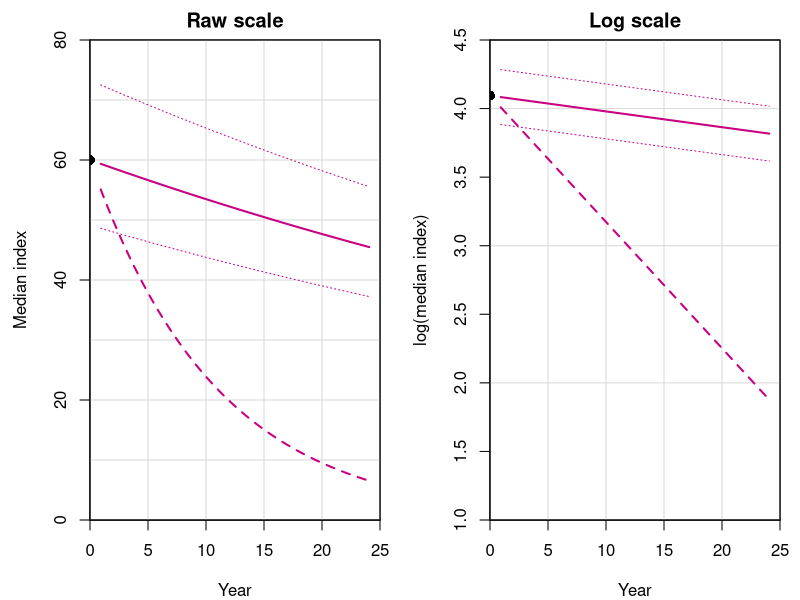
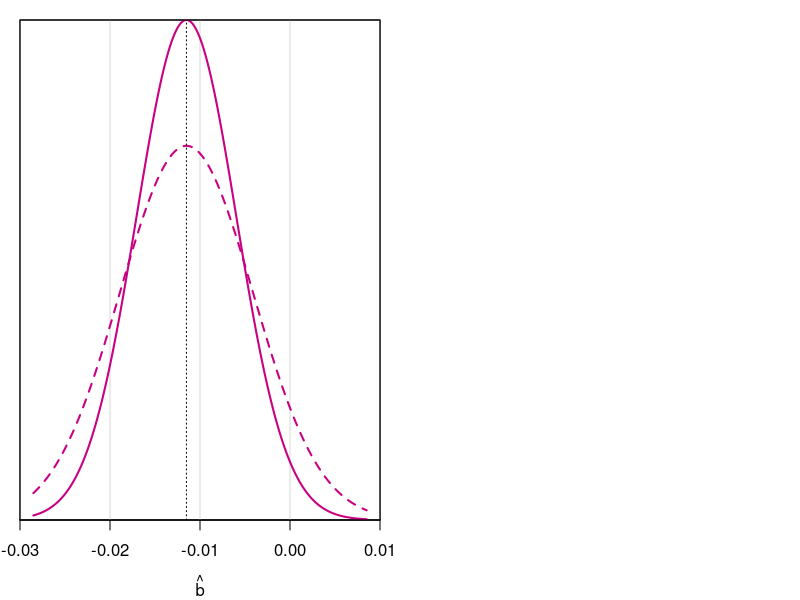
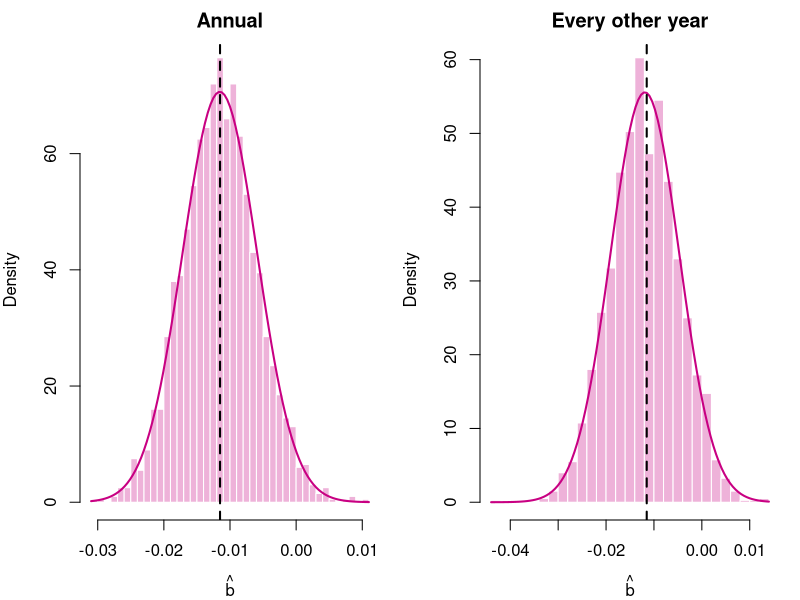

R code for these plots, in order:
## ---- chunk 1
knitr::opts_chunk$set(echo = FALSE, warning = FALSE, message = FALSE,
                       fig.width = 6.5, fig.height = 0.3)

# draws n full-width blank lines (margin to margin) for handwritten answers,
# as a single plot so spacing is deterministic; pair with fig.height = 0.3 * n
blank_lines <- function(n = 1) {
  par(mar = c(0, 0, 0, 0))
  plot(NA, xlim = c(0, 1), ylim = c(0, n), axes = FALSE, xlab = "", ylab = "")
  for (i in seq_len(n)) {
    segments(0, n - i + 0.5, 1, n - i + 0.5, lwd = 1)
  }
}

# reserves blank work space (no ruled lines) for equation manipulation /
# show-your-work; pair with fig.height set to however much room is needed
blank_space <- function() {
  par(mar = c(0, 0, 0, 0))
  plot.new()
}

# keeps a prompt and its answer space on one PDF page: place `r nq(...)` on its
# own line just above the prompt. Emits nothing in non-LaTeX output. lines =
# lines of prompt text, rows = rows of blank space below it (0.3 in each),
# extra = any other height (in inches), e.g. a figure or table
nq <- function(lines, rows = 0, extra = 0) {
  if (!knitr::is_latex_output()) return("")
  knitr::asis_output(sprintf("\n\\needspace{%.2fin}\n", 0.23 * lines + 0.15 + 0.3 * rows + extra))
}
## ---- chunk 2
ans_col <- rgb(200, 0, 130, maxColorValue = 255)
# redraws blank_table() so cells flagged TRUE in `ans` use the answer color
blank_table <- function(headers, body, col_widths = NULL,
                        header_height = 0.35, row_height = 0.5,
                        cex = 0.95, bold_rows = integer(0), ans = NULL) {
  nc <- length(headers); nr <- length(body)
  if (is.null(col_widths)) col_widths <- rep(1, nc)
  col_widths <- col_widths / sum(col_widths)
  cx <- c(0, cumsum(col_widths))
  h_total <- header_height + nr * row_height
  par(mar = c(0, 0, 0, 0), family = "serif")
  plot(NA, xlim = c(0, 1), ylim = c(0, h_total), axes = FALSE, xlab = "", ylab = "",
       xaxs = "i", yaxs = "i")
  y <- h_total
  segments(0, y, 1, y, lwd = 1.5)
  y <- y - header_height
  segments(0, y, 1, y, lwd = 1.5)
  for (i in seq_len(nr)) {
    y <- y - row_height
    segments(0, y, 1, y, lwd = if (i == nr) 1.5 else 0.5,
             col = if (i == nr) "black" else "grey70")
  }
  for (v in cx) segments(v, 0, v, h_total, lwd = 1)
  yh <- h_total - header_height / 2
  for (j in seq_len(nc)) text((cx[j] + cx[j + 1]) / 2, yh, labels = headers[[j]], font = 2, cex = cex)
  y <- h_total - header_height
  for (i in seq_len(nr)) {
    yc <- y - row_height / 2
    for (j in seq_len(nc)) {
      val <- body[[i]][[j]]
      is_ans <- !is.null(ans) && isTRUE(ans[[i]][[j]])
      if (!identical(val, "")) text((cx[j] + cx[j + 1]) / 2, yc, labels = val, cex = cex,
                                    font = if (i %in% bold_rows) 2 else 1,
                                    col = if (is_ans) ans_col else "black")
    }
    y <- y - row_height
  }
}
## ---- chunk 3
I0 <- 60
sigma <- 0.2
lambda <- 0.75^(1 / 25)
b <- log(lambda)
tt_annual <- 1:25
tt_every2 <- seq(1, 25, by = 2)
Stt <- function(t) sum((t - mean(t))^2)
sd_a <- sigma / sqrt(Stt(tt_annual))
sd_e <- sigma / sqrt(Stt(tt_every2))
# one simulated monitoring program: slope estimate and its 90% CI
sim_one <- function(tt) {
  idx <- I0 * exp(b * tt + rnorm(length(tt), 0, sigma))
  m <- lm(log(idx) ~ tt)
  c(bhat = unname(coef(m)["tt"]), confint(m, "tt", level = 0.9))
}
run_design <- function(tt, seed) {
  set.seed(seed)
  res <- t(replicate(2000, sim_one(tt)))
  list(bhat = res[, 1], mean_b = mean(res[, 1]), sd_b = sd(res[, 1]),
       coverage = mean(res[, 2] <= b & b <= res[, 3]))
}
res_a <- run_design(tt_annual, 4746)
res_e <- run_design(tt_every2, 4747)
f2 <- function(v) formatC(v, format = "f", digits = 2)
f3 <- function(v) formatC(v, format = "f", digits = 3)
f4 <- function(v) formatC(v, format = "f", digits = 4)
f5 <- function(v) formatC(v, format = "f", digits = 5)
## ---- chunk 4
truth <- data.frame(
  Quantity = c("Expected index in year 0",
               "Total change from year 0 to year 25",
               "Year-to-year scatter (SD of the log of the multiplicative factor)",
               "Surveys"),
  Value = c("I_0 = 60",
            "-25% (falls to 75% of its year-0 value)",
            "sigma = 0.2",
            "one per year, t = 1, ..., 25")
)
knitr::kable(truth, col.names = c("Quantity", "Value"))
## ---- chunk 5
par(mfrow = c(1, 2), mar = c(4, 4.5, 2, 1))
plot(NA, xlim = c(0, 25), ylim = c(0, 80), xaxs = "i", yaxs = "i",
     xlab = "Year", ylab = "Median index", main = "Raw scale")
abline(v = seq(0, 25, 5), h = seq(0, 80, 10), col = "grey85")
box(); points(0, 60, pch = 16, cex = 1.3)
curve(60 * 0.75^(x / 25), add = TRUE, lwd = 2, col = ans_col)
curve(60 * 0.10^(x / 25), add = TRUE, lwd = 2, lty = 2, col = ans_col)
curve(60 * 0.75^(x / 25) * exp(0.2), add = TRUE, lty = 3, col = ans_col)
curve(60 * 0.75^(x / 25) * exp(-0.2), add = TRUE, lty = 3, col = ans_col)
plot(NA, xlim = c(0, 25), ylim = c(1, 4.5), xaxs = "i", yaxs = "i",
     xlab = "Year", ylab = "log(median index)", main = "Log scale")
abline(v = seq(0, 25, 5), h = 1:4, col = "grey85")
box(); points(0, log(60), pch = 16, cex = 1.3)
curve(log(60) + (log(0.75) / 25) * x, add = TRUE, lwd = 2, col = ans_col)
curve(log(60) + (log(0.10) / 25) * x, add = TRUE, lwd = 2, lty = 2, col = ans_col)
curve(log(60) + (log(0.75) / 25) * x + 0.2, add = TRUE, lty = 3, col = ans_col)
curve(log(60) + (log(0.75) / 25) * x - 0.2, add = TRUE, lty = 3, col = ans_col)
## ---- chunk 6
par(mar = c(4, 1, 1, 1))
plot(NA, xlim = c(-0.03, 0.01), ylim = c(0, 1), yaxt = "n", xaxs = "i", yaxs = "i",
     xlab = expression(hat(b)), ylab = "")
abline(v = seq(-0.03, 0.01, 0.01), col = "grey85")
peak <- dnorm(b, b, sd_a)
curve(dnorm(x, b, sd_a) / peak, add = TRUE, lwd = 2, col = ans_col, n = 400)
curve(dnorm(x, b, sd_e) / peak, add = TRUE, lwd = 2, lty = 2, col = ans_col, n = 400)
abline(v = b, lty = 3)
box()
## ---- chunk 7
par(mfrow = c(1, 2), mar = c(4, 4, 2, 1))
hist(res_a$bhat, freq = FALSE, breaks = 30, main = "Annual", xlab = expression(hat(b)),
     col = adjustcolor(ans_col, 0.3), border = "white")
curve(dnorm(x, mean(res_a$bhat), sd(res_a$bhat)), add = TRUE, lwd = 2, col = ans_col)
abline(v = b, lwd = 2, lty = 2)
hist(res_e$bhat, freq = FALSE, breaks = 30, main = "Every other year", xlab = expression(hat(b)),
     col = adjustcolor(ans_col, 0.3), border = "white")
curve(dnorm(x, mean(res_e$bhat), sd(res_e$bhat)), add = TRUE, lwd = 2, col = ans_col)
abline(v = b, lwd = 2, lty = 2)
